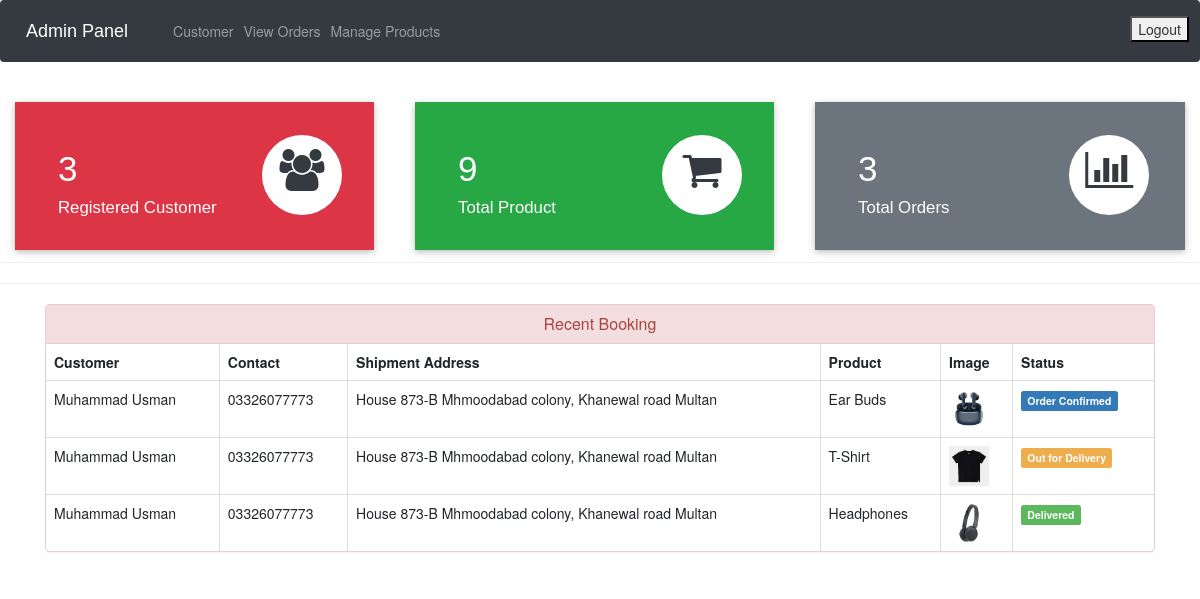
Before: /admin-dashboard (signed in) with the older database file.
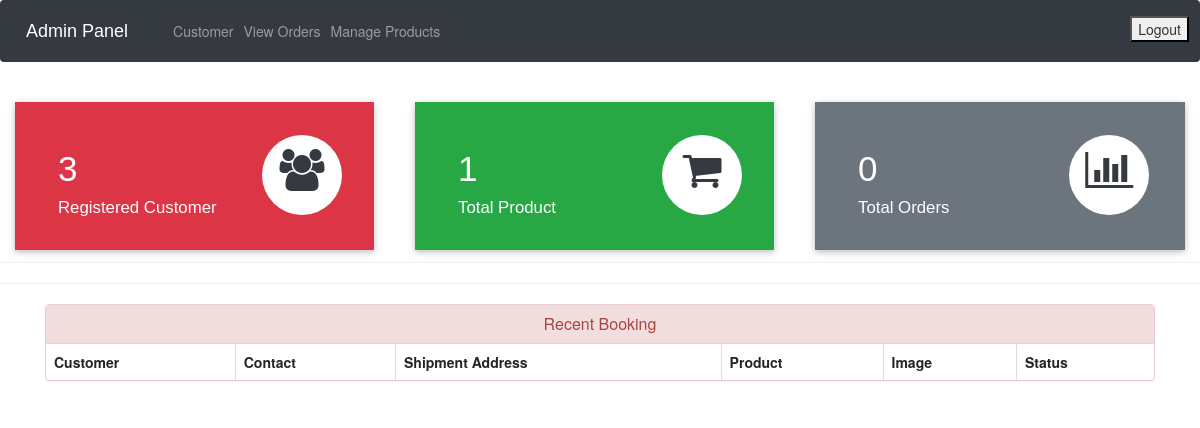
After: the same page with the newer database file.
### ecom/models.py (models this page shows, shortened)
class Customer(models.Model):
    user=models.OneToOneField(User,on_delete=models.CASCADE)
    profile_pic= models.ImageField(upload_to='profile_pic/CustomerProfilePic/',null=True,blank=True, default="-")
    address = models.CharField(max_length=40)
    mobile = models.CharField(max_length=20,null=False)
    @property
    def get_name(self):
        return self.user.first_name+" "+self.user.last_name

class Orders(models.Model):
    STATUS = (
        ('Pending', 'Pending'),
        ('Order Confirmed', 'Order Confirmed'),
        ('Out for Delivery', 'Out for Delivery'),
        ('Delivered', 'Delivered'),
    )
    customer = models.ForeignKey(Customer, on_delete=models.CASCADE, null=True)
    product = models.ForeignKey(Product, on_delete=models.CASCADE, null=True)
    order = models.ForeignKey('Order', on_delete=models.CASCADE, related_name='order_items', null=True, blank=True)
    email = models.CharField(max_length=50, null=True)
    address = models.CharField(max_length=500, null=True)
    mobile = models.CharField(max_length=20, null=True)
    order_date = models.DateField(auto_now_add=True, null=True)
    status = models.CharField(max_length=50, null=True, choices=STATUS)

class Product(models.Model):
    name = models.CharField(max_length=100)  # Increased max length for longer product names
    product_image = models.ImageField(upload_to='product_image/', null=True, blank=True, default="-")
    additional_image1 = models.ImageField(upload_to='product_image/other/', null=True, blank=True, )
    additional_image2 = models.ImageField(upload_to='product_image/other/', null=True, blank=True, )
    additional_image3 = models.ImageField(upload_to='product_image/other/', null=True, blank=True, )
    additional_image4 = models.ImageField(upload_to='product_image/other/', null=True, blank=True, )  # New field for additional images
    price = models.PositiveIntegerField()
    discount = models.PositiveIntegerField(null=True, blank=True, help_text="Discount percentage")  # Discount percentage
    description = models.TextField(max_length=1000)# Extended for detailed product descriptions
    short_description = models.TextField(max_length=100, null=True)
    stock = models.PositiveIntegerField(default=0)  # New field to track stock quantity
    colors = models.JSONField(default=list, blank=True, help_text="List of available colors")  # Store available colors as a list
    category = models.ForeignKey(Category, on_delete=models.CASCADE, related_name='products', default=1)
    sub_category = models.ForeignKey(Sub_category, on_delete=models.CASCADE, related_name='products', default=1)
    is_digital = models.BooleanField(default=False)
    featured = models.BooleanField(default=False)  # Indicates Popular Products

### ecom/views.py (the view)
# urls.py: path('admin-dashboard', views.admin_dashboard_view,name='admin-dashboard'),
@login_required(login_url='adminlogin')
def admin_dashboard_view(request):
    customercount=models.Customer.objects.all().count()
    productcount=models.Product.objects.all().count()
    ordercount=models.Orders.objects.all().count()
    orders=models.Orders.objects.all()
    ordered_products=[]
    ordered_bys=[]
    for order in orders:
        ordered_product=models.Product.objects.all().filter(id=order.product.id)
        ordered_by=models.Customer.objects.all().filter(id = order.customer.id)
        ordered_products.append(ordered_product)
        ordered_bys.append(ordered_by)
    mydict={
    'customercount':customercount,
    'productcount':productcount,
    'ordercount':ordercount,
    'data':zip(ordered_products,ordered_bys,orders),
    }
    return render(request,'ecom/admin_dashboard.html',context=mydict)

### ecom/context_processors.py (called while the page is built)
def categories_context(request):
    categories = Category.objects.prefetch_related('sub_category').all()
    return {'categories': categories}

### templates/ecom/admin_dashboard.html
{% extends 'ecom/admin_base.html' %}
{% load static %}
{% block content %}
<br>
{%include 'ecom/admin_dashboard_cards.html'%}
<br><br><br><br><br>
<hr><hr>
<div class="container" >
    <div class="panel panel-danger" >
      <div class="panel-heading" style="text-align:center;">
        <h6 class="panel-title">Recent Booking</h6>
      </div>
      <table class="table table-hover table-bordered" id="dev-table">
        <thead>
          <tr>
            <th>Customer</th>
            <th>Contact</th>
            <th>Shipment Address</th>
            <th>Product</th>
            <th>Image</th>
            <th>Status</th>
          </tr>
        </thead>
        {% for product,customer,order in data %}
        <tr>
          {% for c in customer %}
          <td> {{c.get_name}}</td>
          <td>{{c.mobile}}</td>
          <td>{{order.address}}</td>
          {% endfor %}
          {% for p in product %}
          <td> {{p.name}}</td>
          <td> <img src="{% static p.product_image.url %}" alt="Profile Pic" height="40px" width="40px" /></td>
          {% if order.status == 'Pending'%}
          <td> <span class="label label-info">{{order.status}}</span></td>
          {% elif order.status == 'Delivered' %}
          <td> <span class="label label-success">{{order.status}}</span></td>
          {% elif order.status == 'Out for Delivery' %}
          <td> <span class="label label-warning">{{order.status}}</span></td>
          {%else%}
            <td> <span class="label label-primary">{{order.status}}</span></td>
          {%endif%}
          {% endfor %}
        </tr>
        {% endfor %}
      </table>
  </div>
</div>
{% endblock content %}

Changed rows visible on the page:
removed Orders: address "House 873-B Mhmoodabad colony, Khanewal road Multan", status "Order Confirmed"
no longer on this page (row unchanged): Customer: get_name "Muhammad Usman", mobile "03326077773"
no longer on this page (row edited): Product: name "Ear Buds", product_image (picture)
removed Orders: address "House 873-B Mhmoodabad colony, Khanewal road Multan", status "Out for Delivery"
removed Product: name "T-Shirt", product_image (picture)
removed Orders: address "House 873-B Mhmoodabad colony, Khanewal road Multan", status "Delivered"
removed Product: name "Headphones", product_image (picture)
Other visible differences:
{{ productcount }}: "9" → "1"
{{ ordercount }}: "3" → "0"
